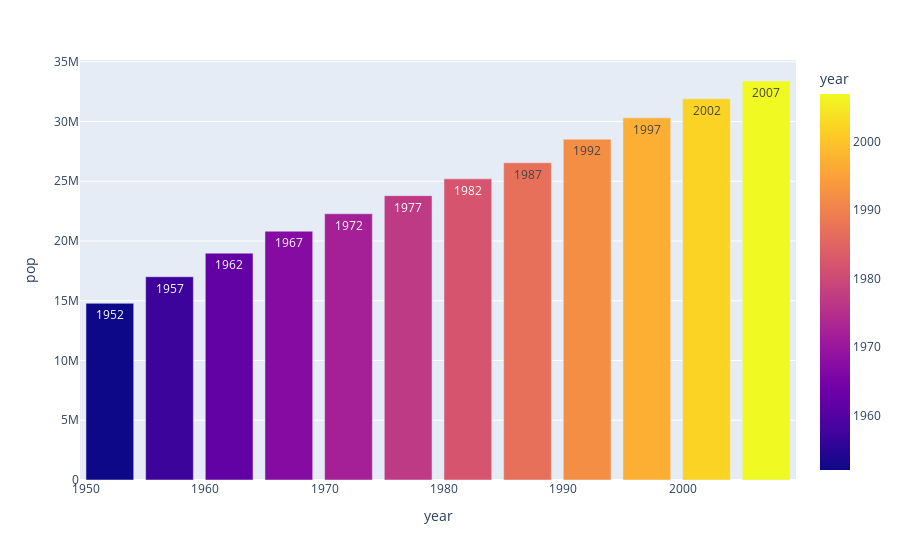

The notebook cell this image was saved under:
### Code cell
px.bar(datac, x='year', y='pop', text='year', color='year')

### Figure 1 — Plotly figure (JSON) as saved in the notebook; plotly's stock layout.template omitted (floating-point values rounded to 4 significant figures)
{"data": [{"alignmentgroup": "True", "hovertemplate": "year=%{marker.color}<br>pop=%{y}<extra></extra>", "legendgroup": "", "marker": {"color": [1952, 1957, 1962, 1967, 1972, 1977, 1982, 1987, 1992, 1997, 2002, 2007], "coloraxis": "coloraxis", "pattern": {"shape": ""}}, "name": "", "offsetgroup": "", "orientation": "v", "showlegend": false, "text": [1952, 1957, 1962, 1967, 1972, 1977, 1982, 1987, 1992, 1997, 2002, 2007], "textposition": "auto", "type": "bar", "x": [1952, 1957, 1962, 1967, 1972, 1977, 1982, 1987, 1992, 1997, 2002, 2007], "xaxis": "x", "y": [14785584, 17010154, 18985849, 20819767, 22284500, 23796400, 25201900, 26549700, 28523502, 30305843, 31902268, 33390141], "yaxis": "y"}], "layout": {"autosize": true, "barmode": "relative", "coloraxis": {"colorbar": {"title": {"text": "year"}}, "colorscale": [[0, "#0d0887"], [0.1111, "#46039f"], [0.2222, "#7201a8"], [0.3333, "#9c179e"], [0.4444, "#bd3786"], [0.5556, "#d8576b"], [0.6667, "#ed7953"], [0.7778, "#fb9f3a"], [0.8889, "#fdca26"], [1, "#f0f921"]]}, "legend": {"tracegroupgap": 0}, "margin": {"t": 60}, "xaxis": {"anchor": "y", "autorange": true, "domain": [0, 1], "range": [1950.0, 2010.0], "title": {"text": "year"}, "type": "linear"}, "yaxis": {"anchor": "x", "autorange": true, "domain": [0, 1], "range": [0, 35150000.0], "title": {"text": "pop"}, "type": "linear"}}}
